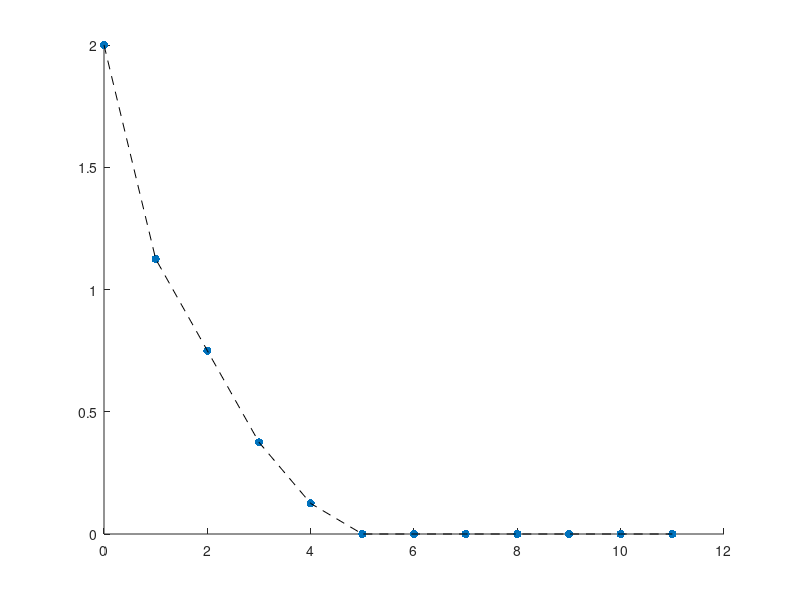
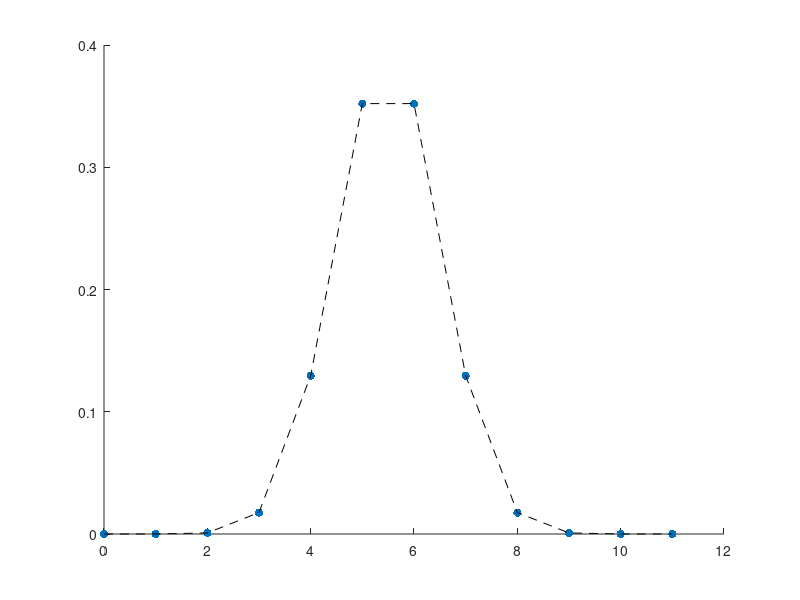

Here is the MATLAB script that generated these plots, in order:
a = 0:11;
b = [2, 1.125, 0.75, 0.375, 0.125, 0,0,0,0,0,0,0];
figure
scatter(a,b, 'ro','filled');
hold on
plot(a,b,'--black');
hold off
c = normpdf(a,5.5,1);
figure
scatter(a,c, 'ro','filled');
hold on
plot(a,c,'--black');